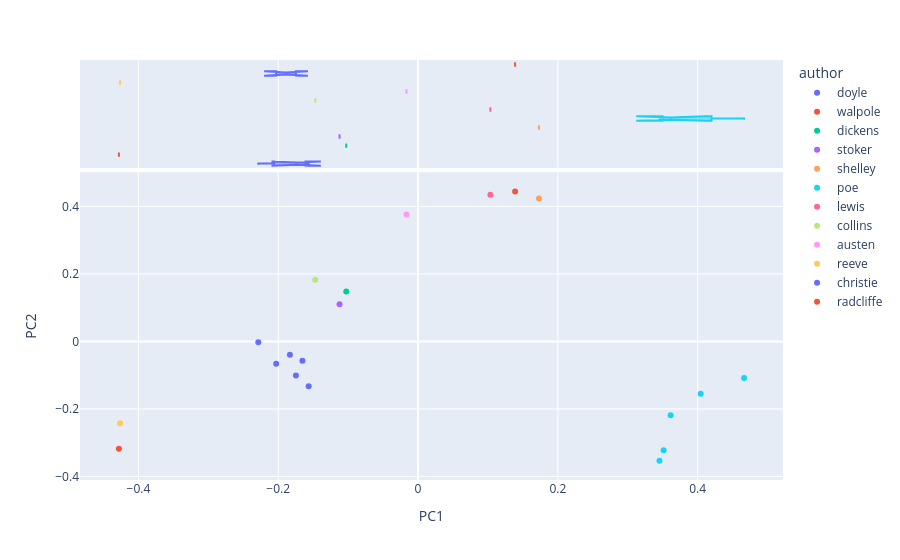

The cell this chart's notebook holds for it:
### Markdown cell above
## PC1 vs PC2 — by author

### Code cell
fig = px.scatter(DCM, 'PC1', 'PC2', color='author', hover_name=DCM.index, marginal_x='box')
fig.show()

### Figure 1 — Plotly figure (JSON) as saved in the notebook; plotly's stock layout.template omitted (floating-point values rounded to 4 significant figures)
{"data": [{"hovertemplate": "<b>%{hovertext}</b><br><br>author=doyle<br>PC1=%{x}<br>PC2=%{y}<extra></extra>", "hovertext": ["adventures", "baskervilles", "scarlet", "signoffour"], "legendgroup": "doyle", "marker": {"color": "#636efa", "symbol": "circle"}, "mode": "markers", "name": "doyle", "orientation": "v", "showlegend": true, "type": "scatter", "x": [-0.2285, -0.1654, -0.1833, -0.1564], "xaxis": "x", "y": [-0.002845, -0.05759, -0.0399, -0.1332], "yaxis": "y"}, {"alignmentgroup": "True", "hovertemplate": "<b>%{hovertext}</b><br><br>author=doyle<br>PC1=%{x}<extra></extra>", "hovertext": ["adventures", "baskervilles", "scarlet", "signoffour"], "legendgroup": "doyle", "marker": {"color": "#636efa", "symbol": "circle"}, "name": "doyle", "notched": true, "offsetgroup": "doyle", "showlegend": false, "type": "box", "x": [-0.2285, -0.1654, -0.1833, -0.1564], "xaxis": "x2", "yaxis": "y2"}, {"hovertemplate": "<b>%{hovertext}</b><br><br>author=walpole<br>PC1=%{x}<br>PC2=%{y}<extra></extra>", "hovertext": ["castleofotranto"], "legendgroup": "walpole", "marker": {"color": "#EF553B", "symbol": "circle"}, "mode": "markers", "name": "walpole", "orientation": "v", "showlegend": true, "type": "scatter", "x": [-0.4279], "xaxis": "x", "y": [-0.3181], "yaxis": "y"}, {"alignmentgroup": "True", "hovertemplate": "<b>%{hovertext}</b><br><br>author=walpole<br>PC1=%{x}<extra></extra>", "hovertext": ["castleofotranto"], "legendgroup": "walpole", "marker": {"color": "#EF553B", "symbol": "circle"}, "name": "walpole", "notched": true, "offsetgroup": "walpole", "showlegend": false, "type": "box", "x": [-0.4279], "xaxis": "x2", "yaxis": "y2"}, {"hovertemplate": "<b>%{hovertext}</b><br><br>author=dickens<br>PC1=%{x}<br>PC2=%{y}<extra></extra>", "hovertext": ["christmascarole"], "legendgroup": "dickens", "marker": {"color": "#00cc96", "symbol": "circle"}, "mode": "markers", "name": "dickens", "orientation": "v", "showlegend": true, "type": "scatter", "x": [-0.1027], "xaxis": "x", "y": [0.1482], "yaxis": "y"}, {"alignmentgroup": "True", "hovertemplate": "<b>%{hovertext}</b><br><br>author=dickens<br>PC1=%{x}<extra></extra>", "hovertext": ["christmascarole"], "legendgroup": "dickens", "marker": {"color": "#00cc96", "symbol": "circle"}, "name": "dickens", "notched": true, "offsetgroup": "dickens", "showlegend": false, "type": "box", "x": [-0.1027], "xaxis": "x2", "yaxis": "y2"}, {"hovertemplate": "<b>%{hovertext}</b><br><br>author=stoker<br>PC1=%{x}<br>PC2=%{y}<extra></extra>", "hovertext": ["dracula"], "legendgroup": "stoker", "marker": {"color": "#ab63fa", "symbol": "circle"}, "mode": "markers", "name": "stoker", "orientation": "v", "showlegend": true, "type": "scatter", "x": [-0.1123], "xaxis": "x", "y": [0.1104], "yaxis": "y"}, {"alignmentgroup": "True", "hovertemplate": "<b>%{hovertext}</b><br><br>author=stoker<br>PC1=%{x}<extra></extra>", "hovertext": ["dracula"], "legendgroup": "stoker", "marker": {"color": "#ab63fa", "symbol": "circle"}, "name": "stoker", "notched": true, "offsetgroup": "stoker", "showlegend": false, "type": "box", "x": [-0.1123], "xaxis": "x2", "yaxis": "y2"}, {"hovertemplate": "<b>%{hovertext}</b><br><br>author=shelley<br>PC1=%{x}<br>PC2=%{y}<extra></extra>", "hovertext": ["frankenstein"], "legendgroup": "shelley", "marker": {"color": "#FFA15A", "symbol": "circle"}, "mode": "markers", "name": "shelley", "orientation": "v", "showlegend": true, "type": "scatter", "x": [0.1729], "xaxis": "x", "y": [0.4233], "yaxis": "y"}, {"alignmentgroup": "True", "hovertemplate": "<b>%{hovertext}</b><br><br>author=shelley<br>PC1=%{x}<extra></extra>", "hovertext": ["frankenstein"], "legendgroup": "shelley", "marker": {"color": "#FFA15A", "symbol": "circle"}, "name": "shelley", "notched": true, "offsetgroup": "shelley", "showlegend": false, "type": "box", "x": [0.1729], "xaxis": "x2", "yaxis": "y2"}, {"hovertemplate": "<b>%{hovertext}</b><br><br>author=poe<br>PC1=%{x}<br>PC2=%{y}<extra></extra>", "hovertext": ["marieroget", "pitandpendulum", "reddeath", "ruemorgue", "usher"], "legendgroup": "poe", "marker": {"color": "#19d3f3", "symbol": "circle"}, "mode": "markers", "name": "poe", "orientation": "v", "showlegend": true, "type": "scatter", "x": [0.3512, 0.4043, 0.3453, 0.3613, 0.4664], "xaxis": "x", "y": [-0.3228, -0.1552, -0.3541, -0.2186, -0.1084], "yaxis": "y"}, {"alignmentgroup": "True", "hovertemplate": "<b>%{hovertext}</b><br><br>author=poe<br>PC1=%{x}<extra></extra>", "hovertext": ["marieroget", "pitandpendulum", "reddeath", "ruemorgue", "usher"], "legendgroup": "poe", "marker": {"color": "#19d3f3", "symbol": "circle"}, "name": "poe", "notched": true, "offsetgroup": "poe", "showlegend": false, "type": "box", "x": [0.3512, 0.4043, 0.3453, 0.3613, 0.4664], "xaxis": "x2", "yaxis": "y2"}, {"hovertemplate": "<b>%{hovertext}</b><br><br>author=lewis<br>PC1=%{x}<br>PC2=%{y}<extra></extra>", "hovertext": ["monk"], "legendgroup": "lewis", "marker": {"color": "#FF6692", "symbol": "circle"}, "mode": "markers", "name": "lewis", "orientation": "v", "showlegend": true, "type": "scatter", "x": [0.1034], "xaxis": "x", "y": [0.4349], "yaxis": "y"}, {"alignmentgroup": "True", "hovertemplate": "<b>%{hovertext}</b><br><br>author=lewis<br>PC1=%{x}<extra></extra>", "hovertext": ["monk"], "legendgroup": "lewis", "marker": {"color": "#FF6692", "symbol": "circle"}, "name": "lewis", "notched": true, "offsetgroup": "lewis", "showlegend": false, "type": "box", "x": [0.1034], "xaxis": "x2", "yaxis": "y2"}, {"hovertemplate": "<b>%{hovertext}</b><br><br>author=collins<br>PC1=%{x}<br>PC2=%{y}<extra></extra>", "hovertext": ["moonstone"], "legendgroup": "collins", "marker": {"color": "#B6E880", "symbol": "circle"}, "mode": "markers", "name": "collins", "orientation": "v", "showlegend": true, "type": "scatter", "x": [-0.147], "xaxis": "x", "y": [0.1828], "yaxis": "y"}, {"alignmentgroup": "True", "hovertemplate": "<b>%{hovertext}</b><br><br>author=collins<br>PC1=%{x}<extra></extra>", "hovertext": ["moonstone"], "legendgroup": "collins", "marker": {"color": "#B6E880", "symbol": "circle"}, "name": "collins", "notched": true, "offsetgroup": "collins", "showlegend": false, "type": "box", "x": [-0.147], "xaxis": "x2", "yaxis": "y2"}, {"hovertemplate": "<b>%{hovertext}</b><br><br>author=austen<br>PC1=%{x}<br>PC2=%{y}<extra></extra>", "hovertext": ["northangerabbey"], "legendgroup": "austen", "marker": {"color": "#FF97FF", "symbol": "circle"}, "mode": "markers", "name": "austen", "orientation": "v", "showlegend": true, "type": "scatter", "x": [-0.0166], "xaxis": "x", "y": [0.376], "yaxis": "y"}, {"alignmentgroup": "True", "hovertemplate": "<b>%{hovertext}</b><br><br>author=austen<br>PC1=%{x}<extra></extra>", "hovertext": ["northangerabbey"], "legendgroup": "austen", "marker": {"color": "#FF97FF", "symbol": "circle"}, "name": "austen", "notched": true, "offsetgroup": "austen", "showlegend": false, "type": "box", "x": [-0.0166], "xaxis": "x2", "yaxis": "y2"}, {"hovertemplate": "<b>%{hovertext}</b><br><br>author=reeve<br>PC1=%{x}<br>PC2=%{y}<extra></extra>", "hovertext": ["oldenglishbaron"], "legendgroup": "reeve", "marker": {"color": "#FECB52", "symbol": "circle"}, "mode": "markers", "name": "reeve", "orientation": "v", "showlegend": true, "type": "scatter", "x": [-0.4262], "xaxis": "x", "y": [-0.2423], "yaxis": "y"}, {"alignmentgroup": "True", "hovertemplate": "<b>%{hovertext}</b><br><br>author=reeve<br>PC1=%{x}<extra></extra>", "hovertext": ["oldenglishbaron"], "legendgroup": "reeve", "marker": {"color": "#FECB52", "symbol": "circle"}, "name": "reeve", "notched": true, "offsetgroup": "reeve", "showlegend": false, "type": "box", "x": [-0.4262], "xaxis": "x2", "yaxis": "y2"}, {"hovertemplate": "<b>%{hovertext}</b><br><br>author=christie<br>PC1=%{x}<br>PC2=%{y}<extra></extra>", "hovertext": ["secretadversary", "styles"], "legendgroup": "christie", "marker": {"color": "#636efa", "symbol": "circle"}, "mode": "markers", "name": "christie", "orientation": "v", "showlegend": true, "type": "scatter", "x": [-0.2029, -0.1747], "xaxis": "x", "y": [-0.06603, -0.1009], "yaxis": "y"}, {"alignmentgroup": "True", "hovertemplate": "<b>%{hovertext}</b><br><br>author=christie<br>PC1=%{x}<extra></extra>", "hovertext": ["secretadversary", "styles"], "legendgroup": "christie", "marker": {"color": "#636efa", "symbol": "circle"}, "name": "christie", "notched": true, "offsetgroup": "christie", "showlegend": false, "type": "box", "x": [-0.2029, -0.1747], "xaxis": "x2", "yaxis": "y2"}, {"hovertemplate": "<b>%{hovertext}</b><br><br>author=radcliffe<br>PC1=%{x}<br>PC2=%{y}<extra></extra>", "hovertext": ["udolpho"], "legendgroup": "radcliffe", "marker": {"color": "#EF553B", "symbol": "circle"}, "mode": "markers", "name": "radcliffe", "orientation": "v", "showlegend": true, "type": "scatter", "x": [0.1388], "xaxis": "x", "y": [0.4444], "yaxis": "y"}, {"alignmentgroup": "True", "hovertemplate": "<b>%{hovertext}</b><br><br>author=radcliffe<br>PC1=%{x}<extra></extra>", "hovertext": ["udolpho"], "legendgroup": "radcliffe", "marker": {"color": "#EF553B", "symbol": "circle"}, "name": "radcliffe", "notched": true, "offsetgroup": "radcliffe", "showlegend": false, "type": "box", "x": [0.1388], "xaxis": "x2", "yaxis": "y2"}], "layout": {"legend": {"title": {"text": "author"}, "tracegroupgap": 0}, "margin": {"t": 60}, "xaxis": {"anchor": "y", "domain": [0, 1], "title": {"text": "PC1"}}, "xaxis2": {"anchor": "y2", "domain": [0, 1], "matches": "x", "showgrid": true, "showticklabels": false}, "yaxis": {"anchor": "x", "domain": [0, 0.7326], "title": {"text": "PC2"}}, "yaxis2": {"anchor": "x2", "domain": [0.7426, 1], "matches": "y2", "showgrid": false, "showline": false, "showticklabels": false, "ticks": ""}}}
